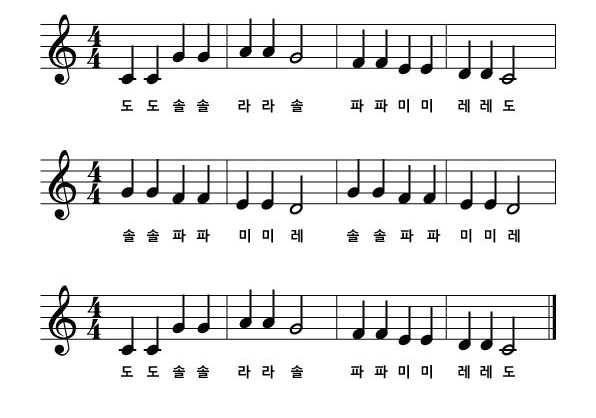
#> input picture resource/music.png, 596 x 418 px
$ python main.py
#> lines starting #> are read from the running program, lines starting #| are printed output that depends on the picture; after the words box and inside, x2 and y2 are one past the last pixel; in counts of white or black regions, pixels touching at a corner belong together
### functions.py
import cv2
import numpy as np

VERTICAL = True #수직
HORIZONTAL = False #수평
def threshold(image):
    image = cv2.cvtColor(image, cv2.COLOR_BGR2GRAY)
    ret, image = cv2.threshold(image, 127, 255, cv2.THRESH_BINARY_INV | cv2.THRESH_OTSU)
    return image

def weighted(value):
    standard = 10
    return int(value * (standard / 10))

def closing(image):
    Kernel = np.ones((weighted(5), weighted(5)), np.uint8)
    image = cv2.morphologyEx(image, cv2.MORPH_CLOSE, Kernel)
    return image

def put_text(image, text, loc):
    font = cv2.FONT_HERSHEY_SIMPLEX
    cv2.putText(image, str(text), loc, font, 0.6, (255,0,0,),2)

def get_center(y, h):
    return (y+y+h)/2

def get_line(image, axis, axis_value, start, end, length):
    if axis:
        points = [(i, axis_value) for i in range(start, end)]  # 수직 탐색
    else:
        points = [(axis_value, i) for i in range(start, end)]  # 수평 탐색
    pixels = 0
    for i in range(len(points)):
        (y, x) = points[i]
        pixels += (image[y][x] == 255)  # 흰색 픽셀의 개수를 셈
        next_point = image[y + 1][x] if axis else image[y][x + 1]  # 다음 탐색할 지점
        if next_point == 0 or i == len(points) - 1:  # 선이 끊기거나 마지막 탐색임
            if pixels >= weighted(length):
                break  # 찾는 길이의 직선을 찾았으므로 탐색을 중지함
            else:
                pixels = 0  # 찾는 길이에 도달하기 전에 선이 끊김 (남은 범위 다시 탐색)
    return y if axis else x, pixels

def stem_detection(image, stats, length):
    (x, y, w, h, area) = stats

    stems = [] #기둥 정보(x, y, w, h)
    for col in range(x, x+w):
        end, pixels = get_line(image, VERTICAL, col, y, y+h, length)
        if pixels:
            if len(stems) == 0 or abs(stems[-1][0] + stems[-1][2] - col) >= 1:
                (x, y, w, h) = col, end-pixels + 1, 1, pixels
                stems.append([x, y, w, h])
            else:
                stems[-1][2] += 1

    return stems

def count_rect_pixels(image, rect):
    x, y, w, h = rect
    pixels = 0
    for row in range(y, y+h):
        for col in range(x, x+w):
            if image[row][col] == 255:
                pixels += 1

    return pixels

def count_pixels_part(image, area_top, area_bot, area_col):
    cnt = 0
    flag = False
    for row in range(area_top, area_bot):
        if not flag and image[row][area_col] == 255:
            flag = True
            cnt += 1
        elif flag and image[row][area_col] == 0:
            flag = False
    return cnt

### modules.py
import cv2
import numpy as np
import functions as fs
import recognition_modules as rs

def recognition(image, staves, objects):
    key = 0
    time_signature = False
    beats = []  # 박자 리스트
    pitches = []  # 음이름 리스트

    for i in range(1, len(objects) - 1):
        obj = objects[i]
        line = obj[0]
        stats = obj[1]
        stems = obj[2]
        direction = obj[3]
        (x, y, w, h, area) = stats
        staff = staves[line * 5: (line + 1) * 5]
        if not time_signature:  # 조표가 완전히 탐색되지 않음 (아직 박자표를 찾지 못함)
            ts, temp_key = rs.recognize_key(image, staff, stats)
            time_signature = ts
            key += temp_key
            if time_signature:
                fs.put_text(image, key, (x, y + h + fs.weighted(30)))
        else:  # 조표가 완전히 탐색되었음
            notes = rs.recognize_note(image, staff, stats, stems, direction)
            if len(notes[0]):
                for beat in notes[0]:
                    beats.append(beat)
                for pitch in notes[1]:
                    pitches.append(pitch)
            else:
                rest = rs.recognize_rest(image, staff, stats)
                if rest:
                    beats.append(rest)
                    pitches.append(-1)
                else:
                    whole_note, pitch = rs.recognize_whole_note(image, staff, stats)
                    if whole_note:
                        beats.append(whole_note)
                        pitches.append(pitch)

        cv2.rectangle(image, (x, y, w, h), (255, 0, 0), 1)
        fs.put_text(image, i, (x, y - fs.weighted(20)))

    return image, key, beats, pitches

def remove_noise(image):
    image = fs.threshold(image) #이미지 이진화
    mask = np.zeros(image.shape, np.uint8)

    cnt, labels, stats, centroids = cv2.connectedComponentsWithStats(image)
    for i in range(1, cnt):
        x, y, w, h, area = stats[i]
        if w > image.shape[1] * 0.5:
            cv2.rectangle(mask, (x,y,w,h), (255,0,0), -1) #사각형 그리기

    masked_image = cv2.bitwise_and(image, mask) #보표 영역 추출

    return masked_image

def remove_staves(image):
    height, width = image.shape
    staves = []  # 오선의 좌표들이 저장될 리스트

    for row in range(height):
        pixels = 0
        for col in range(width):
            pixels += (image[row][col] == 255)  # 한 행에 존재하는 흰색 픽셀의 개수를 셈
        if pixels >= width * 0.5:  # 이미지 넓이의 50% 이상이라면
            if len(staves) == 0 or abs(staves[-1][0] + staves[-1][1] - row) > 1:  # 첫 오선이거나 이전에 검출된 오선과 다른 오선
                staves.append([row, 0])  # 오선 추가 [오선의 y 좌표][오선 높이]
            else:  # 이전에 검출된 오선과 같은 오선
                staves[-1][1] += 1  # 높이 업데이트

    for staff in range(len(staves)):
        top_pixel = staves[staff][0]  # 오선의 최상단 y 좌표
        bot_pixel = staves[staff][0] + staves[staff][1]  # 오선의 최하단 y 좌표 (오선의 최상단 y 좌표 + 오선 높이)
        for col in range(width):
            if image[top_pixel - 1][col] == 0 and image[bot_pixel + 1][col] == 0:  # 오선 위, 아래로 픽셀이 있는지 탐색
                for row in range(top_pixel, bot_pixel + 1):
                    image[row][col] = 0  # 오선을 지움

    return image, [x[0] for x in staves]

def normalization(image, staves, standard):
    avg_distance = 0
    lines = int(len(staves) / 5)  # 보표의 개수
    for line in range(lines):
        for staff in range(4):
            staff_above = staves[line * 5 + staff]
            staff_below = staves[line * 5 + staff + 1]
            avg_distance += abs(staff_above - staff_below)  # 오선의 간격을 누적해서 더해줌
    avg_distance /= len(staves) - lines  # 오선 간의 평균 간격

    height, width = image.shape  # 이미지의 높이와 넓이
    weight = standard / avg_distance  # 기준으로 정한 오선 간격을 이용해 가중치를 구함
    new_width = int(width * weight)  # 이미지의 넓이에 가중치를 곱해줌
    new_height = int(height * weight)  # 이미지의 높이에 가중치를 곱해줌

    image = cv2.resize(image, (new_width, new_height))  # 이미지 리사이징
    ret, image = cv2.threshold(image, 127, 255, cv2.THRESH_BINARY | cv2.THRESH_OTSU)  # 이미지 이진화
    staves = [x * weight for x in staves]  # 오선 좌표에도 가중치를 곱해줌

    return image, staves

def object_detection(image, staves):
    lines = int(len(staves) / 5)  # 보표의 개수
    objects = []  # 구성요소 정보가 저장될 리스트

    closing_image = fs.closing(image)
    cnt, labels, stats, centroids = cv2.connectedComponentsWithStats(closing_image)  # 모든 객체 검출하기
    for i in range(1, cnt):
        (x, y, w, h, area) = stats[i]
        if w >= fs.weighted(5) and h >= fs.weighted(5):  # 악보의 구성요소가 되기 위한 넓이, 높이 조건
            center = fs.get_center(y, h)
            for line in range(lines):
                area_top = staves[line * 5] - fs.weighted(20)  # 위치 조건 (상단)
                area_bot = staves[(line + 1) * 5 - 1] + fs.weighted(20)  # 위치 조건 (하단)
                if area_top <= center <= area_bot:
                    objects.append([line, (x, y, w, h, area)])  # 객체 리스트에 보표 번호와 객체의 정보(위치, 크기)를 추가

    objects.sort()  # 보표 번호 → x 좌표 순으로 오름차순 정렬

    return image, objects

def object_analysis(image, objects):
    for obj in objects:
        stats = obj[1]
        stems = fs.stem_detection(image, stats, 30)  # 객체 내의 모든 직선들을 검출함
        direction = None
        if len(stems) > 0:  # 직선이 1개 이상 존재함
            if stems[0][0] - stats[0] >= fs.weighted(5):  # 직선이 나중에 발견되면
                direction = True  # 정 방향 음표
            else:  # 직선이 일찍 발견되면
                direction = False  # 역 방향 음표
        obj.append(stems)  # 객체 리스트에 직선 리스트를 추가
        obj.append(direction)  # 객체 리스트에 음표 방향을 추가

    return image, objects

### recognition_modules.py
import cv2

import functions as fs

def recognize_key(image, staves, stats):
    (x, y, w, h, area) = stats
    ts_conditions = (
        staves[0] + fs.weighted(5) >= y >= staves[0] - fs.weighted(5) and  # 상단 위치 조건
        staves[4] + fs.weighted(5) >= y + h >= staves[4] - fs.weighted(5) and  # 하단 위치 조건
        staves[2] + fs.weighted(5) >= fs.get_center(y, h) >= staves[2] - fs.weighted(5) and  # 중단 위치 조건
        fs.weighted(18) >= w >= fs.weighted(10) and  # 넓이 조건
        fs.weighted(45) >= h >= fs.weighted(35)  # 높이 조건
    )
    if ts_conditions:
        return True, 0
    else:  # 조표가 있을 경우 (다장조를 제외한 모든 조)
        stems = fs.stem_detection(image, stats, 20)
        if stems[0][0] - x >= fs.weighted(3):  # 직선이 나중에 발견되면
            key = int(10 * len(stems) / 2)  # 샾
        else:  # 직선이 일찍 발견되면
            key = 100 * len(stems)  # 플랫

    return False, key


def recognize_note_dot(image, stem, direction, tail_cnt, stems_cnt):
    (x, y, w, h) = stem
    if direction:  # 정 방향 음표
        area_top = y + h - fs.weighted(10)  # 음표 점을 탐색할 위치 (상단)
        area_bot = y + h + fs.weighted(5)  # 음표 점을 탐색할 위치 (하단)
        area_left = x + w + fs.weighted(2)  # 음표 점을 탐색할 위치 (좌측)
        area_right = x + w + fs.weighted(12)  # 음표 점을 탐색할 위치 (우측)
    else:  # 역 방향 음표
        area_top = y - fs.weighted(10)  # 음표 점을 탐색할 위치 (상단)
        area_bot = y + fs.weighted(5)  # 음표 점을 탐색할 위치 (하단)
        area_left = x + w + fs.weighted(14)  # 음표 점을 탐색할 위치 (좌측)
        area_right = x + w + fs.weighted(24)  # 음표 점을 탐색할 위치 (우측)
    dot_rect = (
        area_left,
        area_top,
        area_right - area_left,
        area_bot - area_top
    )

    pixels = fs.count_rect_pixels(image, dot_rect)

    threshold = (10, 15, 20, 30)
    if direction and stems_cnt == 1:
        return pixels >= fs.weighted(threshold[tail_cnt])
    else:
        return pixels >= fs.weighted(threshold[0])


def recognize_note(image, staff, stats, stems, direction):
    (x, y, w, h, area) = stats
    notes = []
    pitches = []
    note_condition = (
            len(stems) and
            w >= fs.weighted(10) and  # 넓이 조건
            h >= fs.weighted(35) and  # 높이 조건
            area >= fs.weighted(95)  # 픽셀 갯수 조건
    )
    if note_condition:
        for i in range(len(stems)):
            stem = stems[i]
            head_exist, head_fill, head_center = recognize_note_head(image, stem, direction)
            if head_exist:
                tail_cnt = recognize_note_tail(image, i, stem, direction)
                dot_exist = recognize_note_dot(image, stem, direction, len(stems), tail_cnt)
                note_classification = (
                    ((not head_fill and tail_cnt == 0 and not dot_exist), 2),
                    ((not head_fill and tail_cnt == 0 and dot_exist), -2),
                    ((head_fill and tail_cnt == 0 and not dot_exist), 4),
                    ((head_fill and tail_cnt == 0 and dot_exist), -4),
                    ((head_fill and tail_cnt == 1 and not dot_exist), 8),
                    ((head_fill and tail_cnt == 1 and dot_exist), -8),
                    ((head_fill and tail_cnt == 2 and not dot_exist), 16),
                    ((head_fill and tail_cnt == 2 and dot_exist), -16),
                    ((head_fill and tail_cnt == 3 and not dot_exist), 32),
                    ((head_fill and tail_cnt == 3 and dot_exist), -32)
                )

                for j in range(len(note_classification)):
                    if note_classification[j][0]:
                        note = note_classification[j][1]
                        pitch = recognize_pitch(image, staff, head_center)
                        notes.append(note)
                        pitches.append(pitch)
                        fs.put_text(image, note, (stem[0] - fs.weighted(10), stem[1] + stem[3] + fs.weighted(30)))
                        fs.put_text(image, pitch, (stem[0] - fs.weighted(10), stem[1] + stem[3] + fs.weighted(60)))
                        break

    return notes, pitches
def recognize_note_head(image, stem, direction):
    (x, y, w, h) = stem
    if direction:  # 정 방향 음표
        area_top = y + h - fs.weighted(7)  # 음표 머리를 탐색할 위치 (상단)
        area_bot = y + h + fs.weighted(7)  # 음표 머리를 탐색할 위치 (하단)
        area_left = x - fs.weighted(14)  # 음표 머리를 탐색할 위치 (좌측)
        area_right = x  # 음표 머리를 탐색할 위치 (우측)
    else:  # 역 방향 음표
        area_top = y - fs.weighted(7)  # 음표 머리를 탐색할 위치 (상단)
        area_bot = y + fs.weighted(7)  # 음표 머리를 탐색할 위치 (하단)
        area_left = x + w  # 음표 머리를 탐색할 위치 (좌측)
        area_right = x + w + fs.weighted(14)  # 음표 머리를 탐색할 위치 (우측)

    cnt = 0  # cnt = 끊기지 않고 이어져 있는 선의 개수를 셈
    cnt_max = 0  # cnt_max = cnt 중 가장 큰 값
    head_center = 0
    pixel_cnt = fs.count_rect_pixels(image, (area_left, area_top, area_right - area_left, area_bot - area_top))

    for row in range(area_top, area_bot):
        col, pixels = fs.get_line(image, fs.HORIZONTAL, row, area_left, area_right, 5)
        pixels += 1
        if pixels >= fs.weighted(5):
            cnt += 1
            cnt_max = max(cnt_max, pixels)
            head_center += row

    head_exist = (cnt >= 3 and pixel_cnt >= 50)
    head_fill = (cnt >= 8 and cnt_max >= 9 and pixel_cnt >= 80)
    head_center /= cnt

    return head_exist, head_fill, head_center

def recognize_note_tail(image, index, stem, direction):
    (x, y, w, h) = stem
    if direction:  # 정 방향 음표
        area_top = y  # 음표 꼬리를 탐색할 위치 (상단)
        area_bot = y + h - fs.weighted(15)  # 음표 꼬리를 탐색할 위치 (하단)
    else:  # 역 방향 음표
        area_top = y + fs.weighted(15)  # 음표 꼬리를 탐색할 위치 (상단)
        area_bot = y + h  # 음표 꼬리를 탐색할 위치 (하단)
    if index:
        area_col = x - fs.weighted(4)  # 음표 꼬리를 탐색할 위치 (열)
    else:
        area_col = x + w + fs.weighted(4)  # 음표 꼬리를 탐색할 위치 (열)

    cnt = fs.count_pixels_part(image, area_top, area_bot, area_col)

    return cnt

def recognize_pitch(image, staff, head_center):
    pitch_lines = [staff[4] + fs.weighted(30) - fs.weighted(5) * i for i in range(21)]

    for i in range(len(pitch_lines)):
        line = pitch_lines[i]
        if line + fs.weighted(2) >= head_center >= line - fs.weighted(2):
            return i


def recognize_rest(image, staff, stats):
    (x, y, w, h, area) = stats
    rest = 0
    center = fs.get_center(y, h)
    rest_condition = staff[3] > center > staff[1]
    if rest_condition:
        cnt = fs.count_pixels_part(image, y, y + h, x + fs.weighted(1))
        if fs.weighted(35) >= h >= fs.weighted(25):
            if cnt == 3 and fs.weighted(11) >= w >= fs.weighted(7):
                rest = 4
            elif cnt == 1 and fs.weighted(14) >= w >= fs.weighted(11):
                rest = 16
        elif fs.weighted(22) >= h >= fs.weighted(16):
            if fs.weighted(15) >= w >= fs.weighted(9):
                rest = 8
        elif fs.weighted(8) >= h:
            if staff[1] + fs.weighted(5) >= center >= staff[1]:
                rest = 1
            elif staff[2] >= center >= staff[1] + fs.weighted(5):
                rest = 2
        if recognize_rest_dot(image, stats):
            rest *= -1
        if rest:
            fs.put_text(image, rest, (x, y + h + fs.weighted(30)))
            fs.put_text(image, -1, (x, y + h + fs.weighted(60)))

    return rest
def recognize_rest_dot(image, stats):
    (x, y, w, h, area) = stats
    area_top = y - fs.weighted(10)  # 쉼표 점을 탐색할 위치 (상단)
    area_bot = y + fs.weighted(10)  # 쉼표 점을 탐색할 위치 (하단)
    area_left = x + w  # 쉼표 점을 탐색할 위치 (좌측)
    area_right = x + w + fs.weighted(10)  # 쉼표 점을 탐색할 위치 (우측)
    dot_rect = (
        area_left,
        area_top,
        area_right - area_left,
        area_bot - area_top
    )

    pixels = fs.count_rect_pixels(image, dot_rect)

    return pixels >= fs.weighted(10)

def recognize_whole_note(image, staff, stats):
    whole_note = 0
    pitch = 0
    (x, y, w, h, area) = stats
    while_note_condition = (
            fs.weighted(22) >= w >= fs.weighted(12) >= h >= fs.weighted(9)
    )
    if while_note_condition:
        dot_rect = (
            x + w,
            y - fs.weighted(10),
            fs.weighted(10),
            fs.weighted(20)
        )
        pixels = fs.count_rect_pixels(image, dot_rect)
        whole_note = -1 if pixels >= fs.weighted(10) else 1
        pitch = recognize_pitch(image, staff, fs.get_center(y, h))

        fs.put_text(image, whole_note, (x, y + h + fs.weighted(30)))
        fs.put_text(image, pitch, (x, y + h + fs.weighted(60)))

    return whole_note, pitch

### main.py
import cv2
import os
import numpy as np
import functions as fs
import modules

#Load the image
resource_path = os.getcwd() + "/resource/"
image_0 = cv2.imread(resource_path+"music.png")
#> image_0 is the input picture: shape (418, 596, 3); mean B, G, R 235.3, 235.3, 235.2

# 1. 보표 영역 추출 및 그 외 노이즈 제거
image_1 = modules.remove_noise(image_0)
#> in threshold, `ret, image = cv2.threshold(image, 127, 255, cv2.THRESH_BINARY_INV | cv..`:
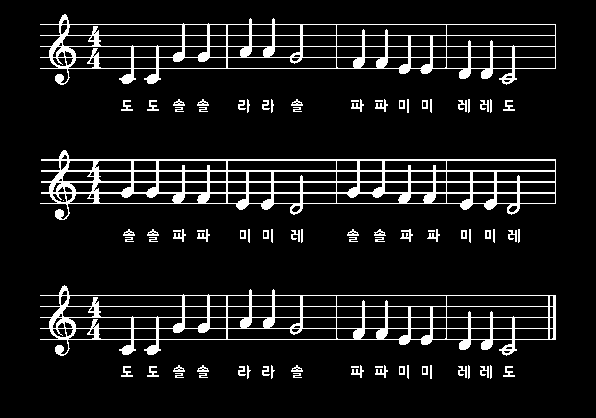
#> image: shape (418, 596); 9.3% white; 81 white regions (8 under 20 px), largest, box (x1, y1, x2, y2) and area: (40, 150, 556, 220) 7759, (40, 285, 556, 356) 6181, (40, 14, 556, 85) 6020
#> in threshold, `ret, image = cv2.threshold(image, 127, 255, cv2.THRESH_BINARY_INV | cv..`: ret = 154
#> in remove_noise, `cnt, labels, stats, centroids = cv2.connectedComponentsWithStats(image)`:
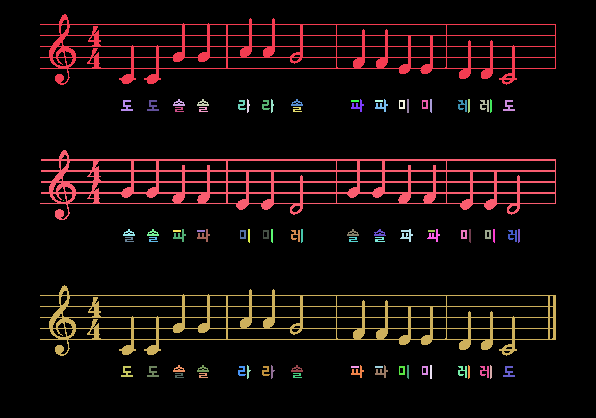
#> labels: shape (418, 596) int32; 82 distinct labels, from 0 to 81; one colour per label, 0 black
#> in remove_noise, `cnt, labels, stats, centroids = cv2.connectedComponentsWithStats(image)`: cnt = 82; stats = 82 rows, first 6: [0, 0, 596, 418, 226022], [40, 14, 516, 71, 6020], [173, 99, 12, 7, 46], [197, 99, 12, 7, 46], [247, 99, 3, 14, 28], [271, 99, 3, 14, 28]; centroids = 82 pairs, first value 63 to 518.5, second value 51.12 to 375.1
#> the loop in remove_noise, `for i in range(1, cnt):` made 81 passes
#> (x, y, w, h, area) on passes 1 to 8: (40, 14, 516, 71, 6020), (173, 99, 12, 7, 46), (197, 99, 12, 7, 46), (247, 99, 3, 14, 28), (271, 99, 3, 14, 28), (291, 99, 12, 7, 46), (351, 99, 13, 13, 63), (375, 99, 13, 13, 63)
#> after the loop in remove_noise, `for i in range(1, cnt):`:
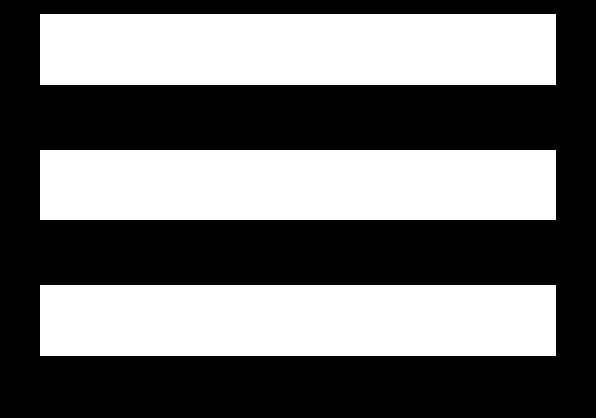
#> mask: shape (418, 596); 43.9% white; 3 white regions, box (x1, y1, x2, y2) and area: (40, 14, 556, 85) 36636, (40, 285, 556, 356) 36636, (40, 150, 556, 220) 36120
#> in remove_noise, `masked_image = cv2.bitwise_and(image, mask)`:
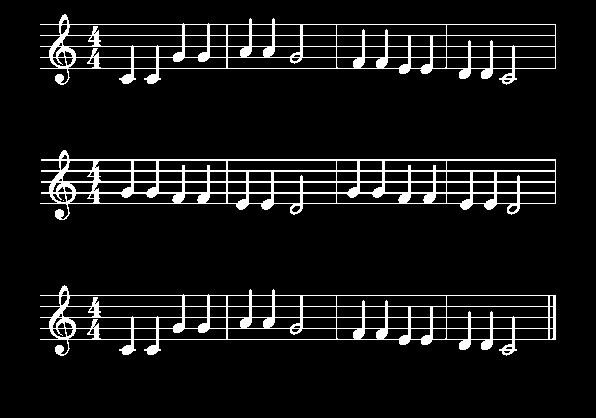
#> masked_image: shape (418, 596); 8% white; 4 white regions (1 under 20 px), largest, box (x1, y1, x2, y2) and area: (40, 150, 556, 220) 7759, (40, 285, 556, 356) 6181, (40, 14, 556, 85) 6020
# 2. 오선 제거
image_2, staves = modules.remove_staves(image_1)
#> after the loop in remove_staves, `for row in range(height):`: staves = [[24, 0], [35, 0], [46, 0], [57, 0], [68, 0], [159, 1], [170, 1], [181, 1], [192, 1], [203, 0], [295, 0], [306, 0], [317, 0], [328, 0], [339, 0]]
#> the loop in remove_staves, `for staff in range(len(staves)):` made 15 passes
#> (top_pixel, bot_pixel) on passes 1 to 8: (24, 24), (35, 35), (46, 46), (57, 57), (68, 68), (159, 160), (170, 171), (181, 182)
#> after the loop in remove_staves, `for staff in range(len(staves)):`:
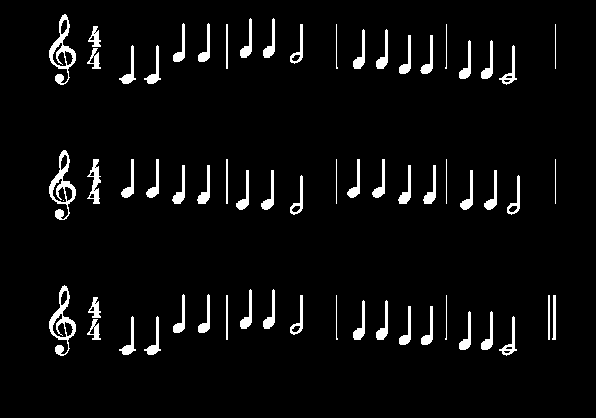
#> image: shape (418, 596); 4.7% white; 64 white regions (1 under 20 px), largest, box (x1, y1, x2, y2) and area: (49, 150, 76, 220) 632, (49, 14, 76, 85) 617, (49, 285, 76, 356) 615
#> staves = [24, 35, 46, 57, 68, 159, 170, 181, 192, 203, 295, 306, 317, 328, 339]
# 3. 악보 이미지 정규화
image_3, staves = modules.normalization(image_2, staves, 10)
#> in normalization, `lines = int(len(staves) / 5)`: lines = 3
#> after the loop in normalization, `for line in range(lines):`: avg_distance = 132
#> in normalization, `avg_distance /= len(staves) - lines`: avg_distance = 11
#> in normalization, `weight = standard / avg_distance`: weight = 0.909
#> in normalization, `new_width = int(width * weight)`: new_width = 541
#> in normalization, `new_height = int(height * weight)`: new_height = 380
#> in normalization, `image = cv2.resize(image, (new_width, new_height))`:
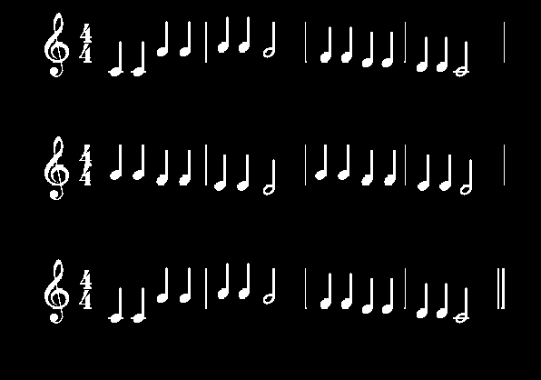
#> image: shape (380, 541); min 0, max 255, mean 11.9
#> in normalization, `ret, image = cv2.threshold(image, 127, 255, cv2.THRESH_BINARY | cv2.TH..`:
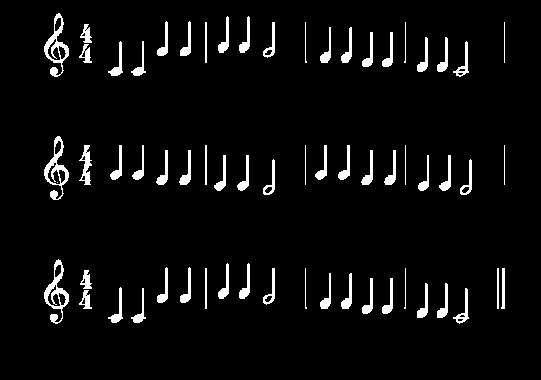
#> image: shape (380, 541); 4.8% white; 64 white regions (1 under 20 px), largest, box (x1, y1, x2, y2) and area: (44, 259, 69, 324) 532, (44, 13, 69, 77) 522, (44, 136, 69, 200) 521
#> in normalization, `ret, image = cv2.threshold(image, 127, 255, cv2.THRESH_BINARY | cv2.TH..`: ret = 116
#> in normalization, `staves = [x * weight for x in staves]`: staves = [21.82, 31.82, 41.82, 51.82, 61.82, 144.5, 154.5, 164.5, 174.5, 184.5, 268.2, 278.2, 288.2, 298.2, 308.2]
#> (the rest of the program and of its run is left out)
